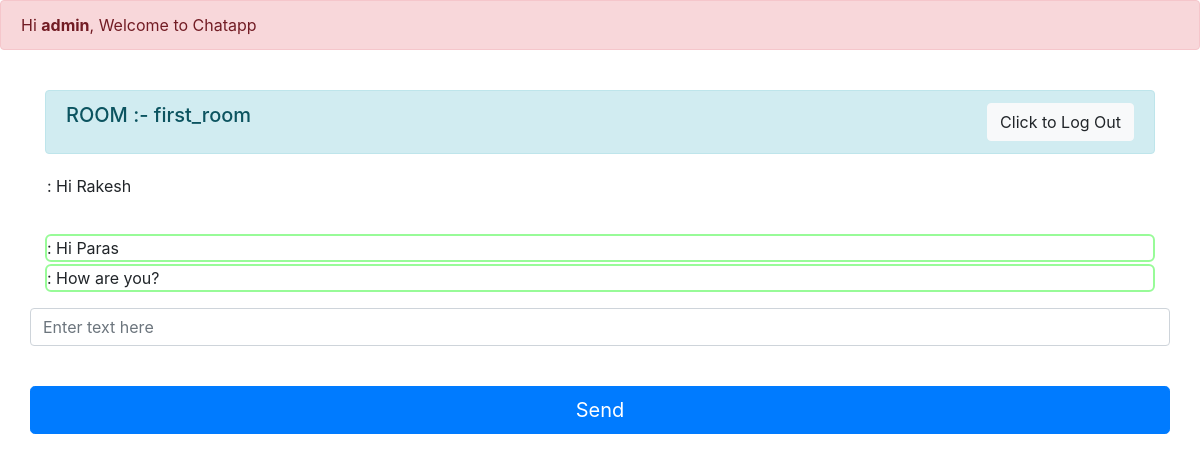
The app's page /first_room (signed in) with its own data.
### chatapp/models.py (models this page shows, shortened)
class Room(models.Model):
    name = models.CharField(max_length=20)
    slug = models.SlugField(max_length=100)

class Message(models.Model):
    user = models.CharField(max_length=255)
    content = models.TextField()
    room = models.ForeignKey(Room, on_delete=models.CASCADE)
    created_on = models.DateTimeField(auto_now_add=True)

### chatapp/views.py (the view)
# urls.py: path("<str:slug>", views.room, name="room"),
def room(request,slug):
    room_name=Room.objects.get(slug=slug).name
    messages=Message.objects.filter(room=Room.objects.get(slug=slug))
    return render(request, "room.html",{"room_name":room_name,"slug":slug,'messages':messages})

### templates/room.html (shortened to what this page needs)
{% extends 'base.html' %}
{% block content %}
{% if user.is_authenticated %}
  <div class="container">
    <div class="row d-flex justify-content-center">
        <div class="col-12">
            <div class="alert alert-info d-flex justify-content-between" role="alert">
              <h5>ROOM :- {{room_name}}</h5>
              <a href="/accounts/logout/">
                <button type="button" class="btn btn-light">Click to Log Out</button>
              </a>
            </div>
            <form>
                <div class="form-group">
                  {% if messages %}
                  <div class="jumbotron" id="chatbox" style="padding: 4px 2px;max-height: 300px;  /* Adjust the max-height as needed */
                  overflow-y: scroll;>
                      {% for message in messages %}
                        <div class="chat-message {% if message.user == request.user %}text-right{% else %}text-left{% endif %}">
                          <b>{{ message.user.username }}</b> : {{ message.content }}<br>
                        </div>
                        {% endfor %}
                  </div>
                  {% else %}
                  <div class="jumbotron" id="chatbox" style="padding: 4px 2px;"></div>
                  <b>No Messages in this Room.</b>
                    {% endif %}
                </div>
                <br/>
                <div class="form-group" style="width: 100%;">
                    <input class="form-control" placeholder="Enter text here" id="my_input" type="text" required></br>
                </div>
                <br/>
                <input class="btn btn-primary btn-lg btn-block" id="submit_button" type="button" value="Send">
        </div>
    </div>
{% endif %}
<br/>
{% endblock %}

### templates/base.html (shortened to what this page needs)
<!doctype html>
<html lang="en">
  <head>
    <link rel="stylesheet" href="https://cdn.jsdelivr.net/npm/bootstrap@4.3.1/dist/css/bootstrap.min.css">
  </head>
  <body>
    {% block header%}
    <div class="alert alert-danger" role="alert">
        Hi <b>{{ user.username }}</b>, Welcome to Chatapp
      </div>
      <br/>
    {% endblock %}
    <main>
      {% block content %}
      {% endblock %}
    </main>
  </body>
</html>

### templates/base.html (style rules this page uses)
.chat-message { width: 100%; border: 2px solid palegreen; border-radius: 6px; margin: 2px 0px; }
.jumbotron { background-color: white; }

### records on screen
Room: name "first_room"
Message: content "Hi Rakesh"
Message: content "Hi Paras"
Message: content "How are you?"

### other values on screen
{{ user.username }} "admin"
